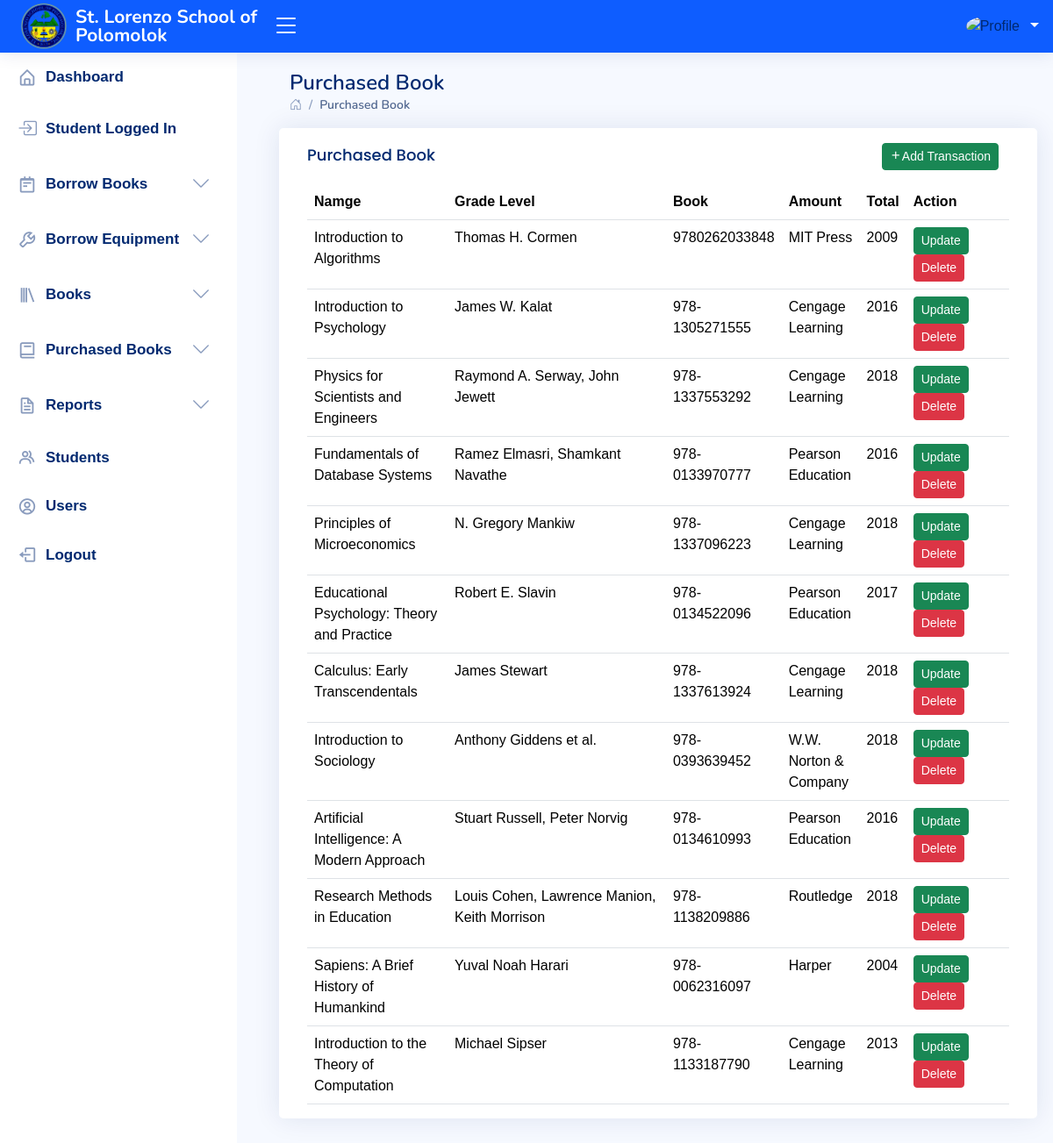
Screenshot of /administrator/purchased-book.php (signed in) with the database file from the repository.
### tables this page shows
CREATE TABLE IF NOT EXISTS `book` (
  `book_id` int NOT NULL AUTO_INCREMENT,
  `user_id` int NOT NULL,
  `category_id` int NOT NULL,
  `title` varchar(255) NOT NULL,
  `author` varchar(255) NOT NULL,
  `isbn` varchar(50) DEFAULT NULL,
  `publisher` varchar(255) DEFAULT NULL,
  `publication_year` year DEFAULT NULL,
  `location` varchar(255) DEFAULT NULL,
  `amount` decimal(10,2) NOT NULL,
  `copies` int DEFAULT '1',
  `added_at` datetime DEFAULT CURRENT_TIMESTAMP,
  PRIMARY KEY (`book_id`),
  UNIQUE KEY `isbn` (`isbn`),
  KEY `user_id` (`user_id`)
);

### administrator/purchased-book.php (the view, shortened to what this page needs)
<!DOCTYPE html>
<html lang="en">
<head>
  <link href="assets/vendor/bootstrap/css/bootstrap.min.css" rel="stylesheet">
  <link href="assets/vendor/bootstrap-icons/bootstrap-icons.css" rel="stylesheet">
  <link href="assets/vendor/boxicons/css/boxicons.min.css" rel="stylesheet">
  <link href="assets/vendor/quill/quill.snow.css" rel="stylesheet">
  <link href="assets/vendor/quill/quill.bubble.css" rel="stylesheet">
  <link href="assets/vendor/remixicon/remixicon.css" rel="stylesheet">
  <link href="assets/vendor/simple-datatables/style.css" rel="stylesheet">
  <link href="assets/css/style.css" rel="stylesheet">
</head>
<body>
  <?php
  include 'inc/navbar.php';
  include 'inc/sidebar.php';
  ?>
  <main id="main" class="main">
    <div class="pagetitle">
      <h1>Purchased Book</h1>
      <nav>
        <ol class="breadcrumb">
          <li class="breadcrumb-item"><a href="index.php"><i class="bi bi-house-door"></i></a></li>
          <li class="breadcrumb-item active">Purchased Book</li>
        </ol>
      </nav>
    </div>
    <section class="section">
      <div class="row">
        <div class="card">
          <div class="card-body">
            <div class="d-flex justify-content-between align-items-center">
              <h5 class="card-title">Purchased Book</h5>
              <button type="button" class="btn btn-success btn-sm" data-bs-toggle="modal" data-bs-target="#addbook" style="margin-right: 12px;">
                <i class="bx bx-plus"></i>Add Transaction
              </button>
            </div>
            <table class="table datatable">
              <thead>
                <tr>
                  <th class="mt">Namge</th>
                  <th>Grade Level</th>
                  <th class="mi">Book</th>
                  <th class="mp">Amount</th>
                  <th>Total</th>
                  <th>Action</th>
                </tr>
              </thead>
              <tbody>
                <?php
                require('backend/dbcon.php');
                $query = "SELECT * FROM book";
                $result = $con->query($query);
                while ($row = $result->fetch_assoc()) {
                  echo "<tr>";
                  echo "<td>" . htmlspecialchars($row['title']) . "</td>";
                  echo "<td>" . htmlspecialchars($row['author']) . "</td>";
                  echo "<td>" . htmlspecialchars($row['isbn']) . "</td>";
                  echo "<td>" . htmlspecialchars($row['publisher']) . "</td>";
                  echo "<td>" . htmlspecialchars($row['publication_year']) . "</td>";
                  echo "<td>
                            <a href='#' class='btn btn-success btn-sm btn-update' data-id='" . $row['book_id'] . "' data-bs-toggle='modal' data-bs-target='#updatebook'>Update</a>
                            <a href='#' class='btn btn-danger btn-sm'>Delete</a>
                          </td>";
                  echo "</tr>";
                }
                ?>
              </tbody>
            </table>
          </div>
        </div>
      </div>
    </section>
  </main>
</body>
</html>

### administrator/assets/css/style.css (style rules this page uses)
:root { scroll-behavior: smooth; }
body { font-family: "Trebuchet MS", sans-serif; background: #f6f9ff; color: #444444; }
a { color: #4154f1; text-decoration: none; }
h1, h2, h3, h4, h5, h6 { font-family: "Nunito", sans-serif; }
#main { margin-top: 60px; padding: 20px 30px; transition: all 0.3s; }
.pagetitle { margin-bottom: 10px; }
.pagetitle h1 { font-size: 24px; margin-bottom: 0; font-weight: 600; color: #012970; }
.card { margin-bottom: 30px; border: none; border-radius: 5px; box-shadow: 0px 0 30px rgba(1, 41, 112, 0.1); }
.card-title { padding: 20px 0 15px 0; font-size: 18px; font-weight: 500; color: #012970; font-family: "Poppins", sans-serif; }
.card-body { padding: 0 20px 20px 20px; margin-bottom: -20px; }
.breadcrumb { font-size: 14px; font-family: "Nunito", sans-serif; color: #899bbd; font-weight: 600; }
.breadcrumb a { color: #899bbd; transition: 0.3s; }
.breadcrumb .breadcrumb-item::before { color: #899bbd; }
.breadcrumb .active { color: #51678f; font-weight: 600; }
@media (min-width: 1200px) { #main, #footer { margin-left: 300px; } }
table .mt { width: 20%; }
table .mi { width: 15%; }
table .mp { width: 10%; }

### rows the page displays
book: title "Introduction to Algorithms", author "Thomas H. Cormen", isbn "9780262033848", publisher "MIT Press", publication_year "2009"
book: title "Introduction to Psychology", author "James W. Kalat", isbn "978-1305271555", publisher "Cengage Learning", publication_year "2016"
book: title "Physics for Scientists and Engineers", author "Raymond A. Serway, John Jewett", isbn "978-1337553292", publisher "Cengage Learning", publication_year "2018"
book: title "Fundamentals of Database Systems", author "Ramez Elmasri, Shamkant Navathe", isbn "978-0133970777", publisher "Pearson Education", publication_year "2016"
book: title "Principles of Microeconomics", author "N. Gregory Mankiw", isbn "978-1337096223", publisher "Cengage Learning", publication_year "2018"
book: title "Educational Psychology: Theory and Practice", author "Robert E. Slavin", isbn "978-0134522096", publisher "Pearson Education", publication_year "2017"
book: title "Calculus: Early Transcendentals", author "James Stewart", isbn "978-1337613924", publisher "Cengage Learning", publication_year "2018"
book: title "Introduction to Sociology", author "Anthony Giddens et al.", isbn "978-0393639452", publisher "W.W. Norton & Company", publication_year "2018"
book: title "Artificial Intelligence: A Modern Approach", author "Stuart Russell, Peter Norvig", isbn "978-0134610993", publisher "Pearson Education", publication_year "2016"
book: title "Research Methods in Education", author "Louis Cohen, Lawrence Manion, Keith Morrison", isbn "978-1138209886", publisher "Routledge", publication_year "2018"
book: title "Sapiens: A Brief History of Humankind", author "Yuval Noah Harari", isbn "978-0062316097", publisher "Harper", publication_year "2004"
book: title "Introduction to the Theory of Computation", author "Michael Sipser", isbn "978-1133187790", publisher "Cengage Learning", publication_year "2013"
